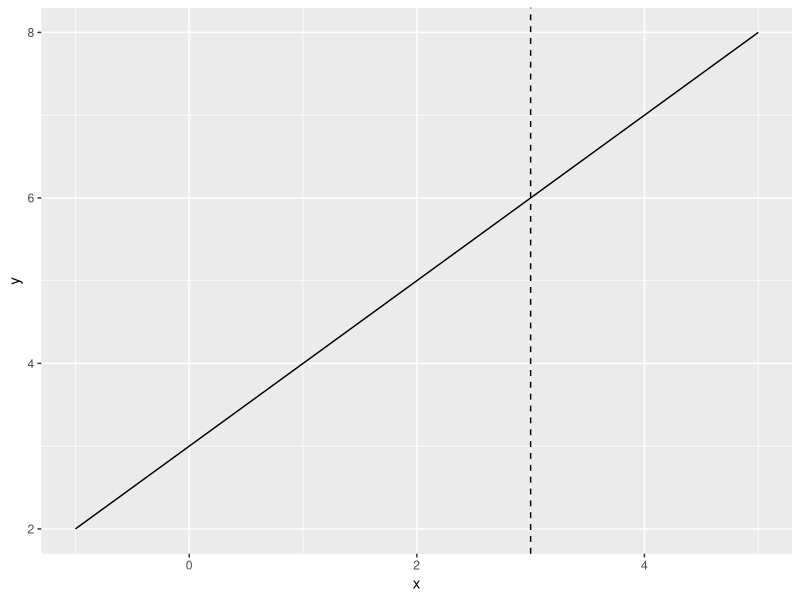
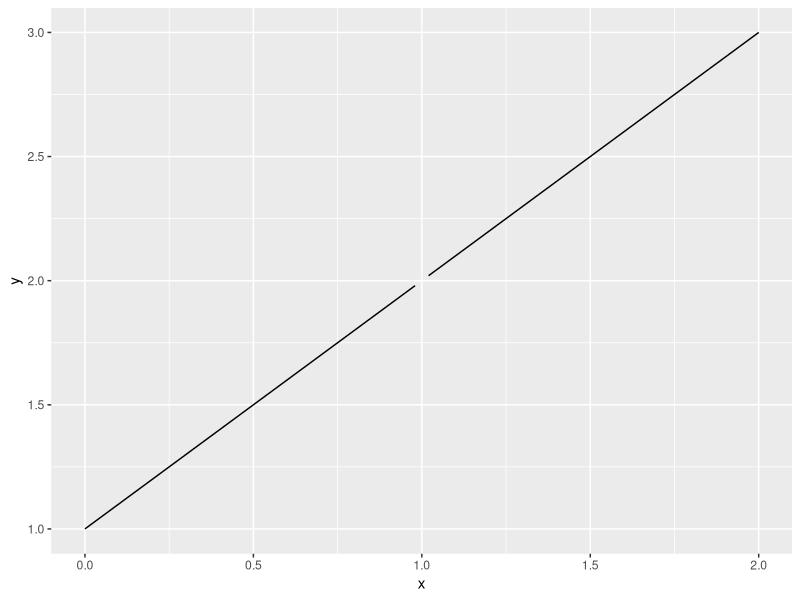
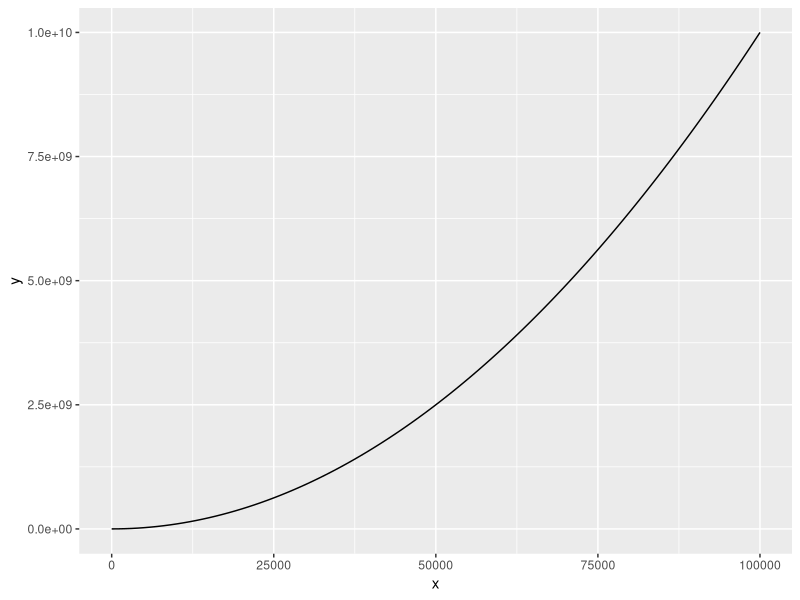
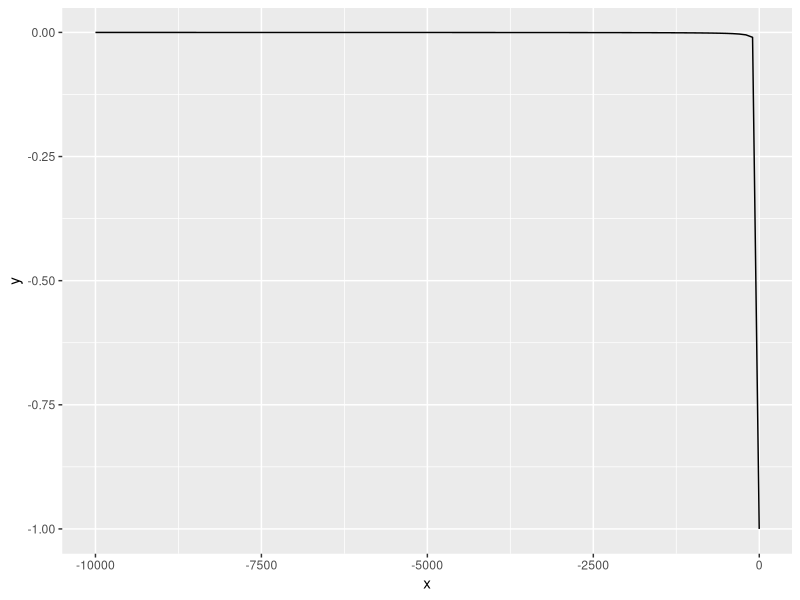
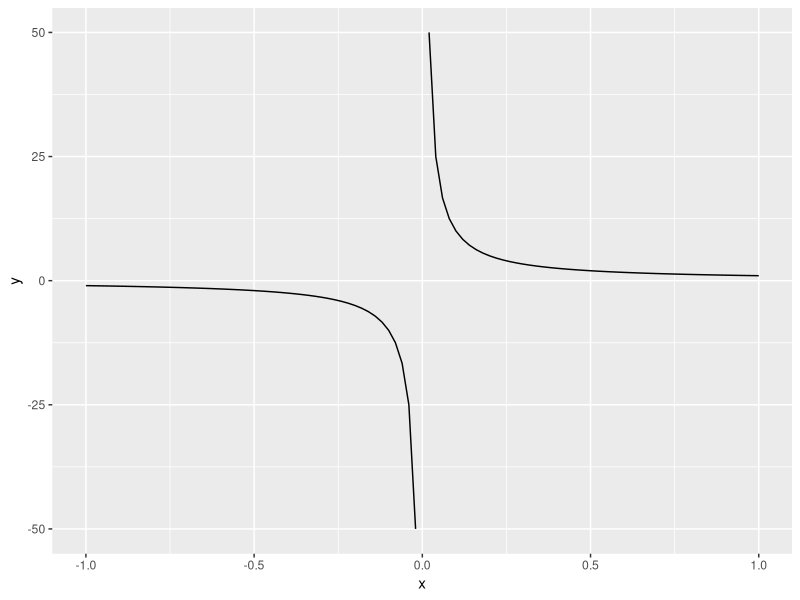
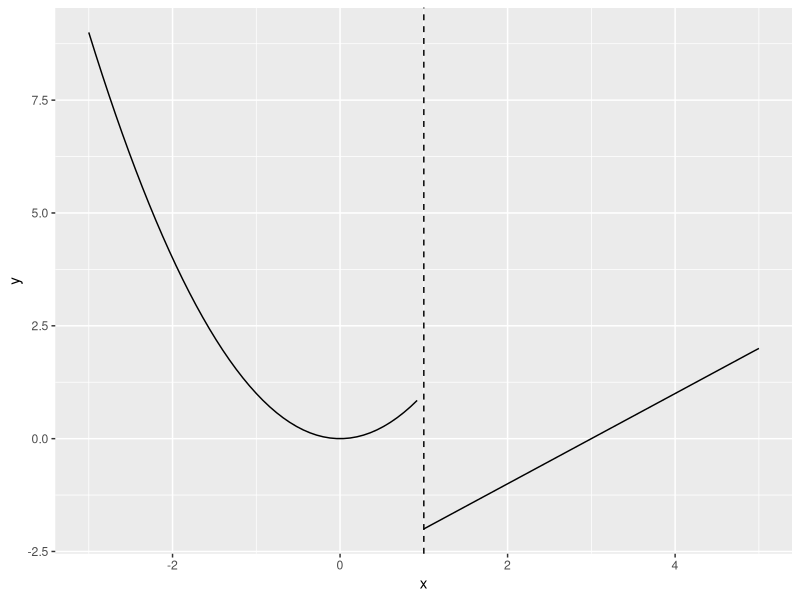
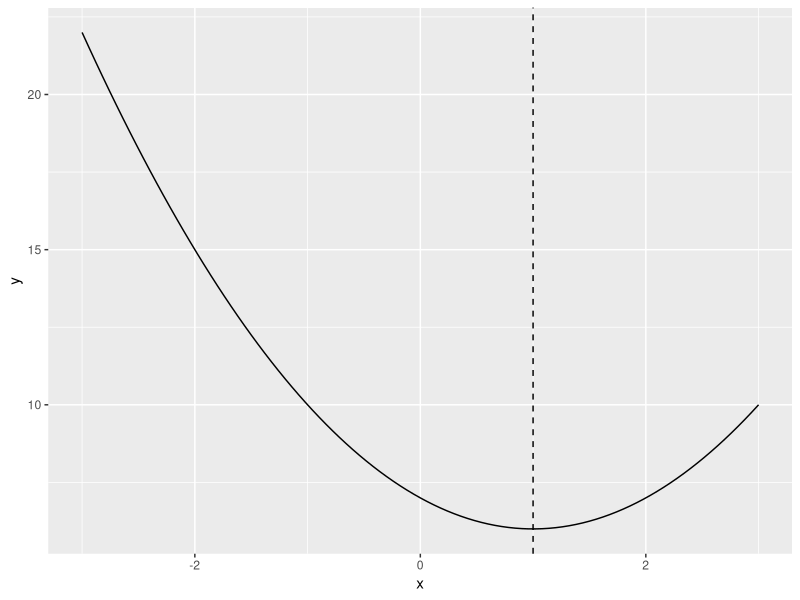
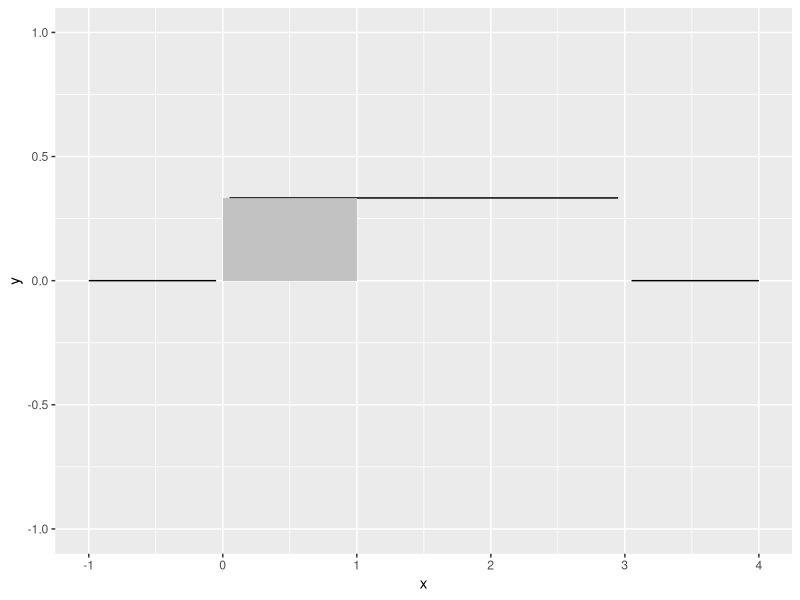

These charts were generated, in order, by the following R code:
## ---- chunk 1
library(ggplot2)
## ---- chunk 2
ggplot(data.frame(x = c(-1, 5)), aes(x)) +
  stat_function(fun = function(x) x + 3) +
  geom_vline(xintercept = 3, linetype = "dashed")
## ---- chunk 3
ggplot(data.frame(x = c(0, 2)), aes(x)) +
  stat_function(fun = function(x) (x ^ 2 - 1) / (x - 1))
## ---- chunk 4
ggplot(data.frame(x = c(0, 100000)), aes(x)) +
  stat_function(fun = function(x) x ^ 2)
## ---- chunk 5
ggplot(data.frame(x = c(-10000, -1)), aes(x)) +
  stat_function(fun = function(x) ifelse(x != 0, 1 / x, NaN)) 
## ---- chunk 6
ggplot(data.frame(x = c(-1, 1)), aes(x)) +
  stat_function(fun = function(x) ifelse(x != 0, 1 / x, NaN)) 
## ---- chunk 7
ggplot(data.frame(x = -3:5), aes(x)) +
  stat_function(fun = function(x) ifelse(x < 1, x ^ 2, NA)) +
  stat_function(fun = function(x) ifelse(x >= 1, x - 3, NA)) +
  geom_vline(xintercept = 1, linetype = "dashed")
## ---- chunk 8
ggplot(data.frame(x = c(-3, 3)), aes(x)) +
  stat_function(fun = function(x) x ^ 2 - (2 * x) + 7) +
  geom_vline(xintercept = 1, linetype = "dashed")
## ---- chunk 9
ggplot(data.frame(x = -1:4), aes(x)) +
  stat_function(fun = function(x) ifelse(x > 0 & x < 3, (1 / 3), NaN)) +
  stat_function(fun = function(x) ifelse(x < 0 | x > 3, 0, NaN)) +
  geom_rect(aes(xmin = 0, xmax = 1,
                ymin = 0, ymax = (1 / 3)), fill = "grey", alpha = 0.3) +
  coord_cartesian(ylim = c(-1, 1))
## ---- chunk 10
ggplot(data.frame(x = -5:5), aes(x)) +
  stat_function(fun = function(x) -x ^ 2 + 7)
